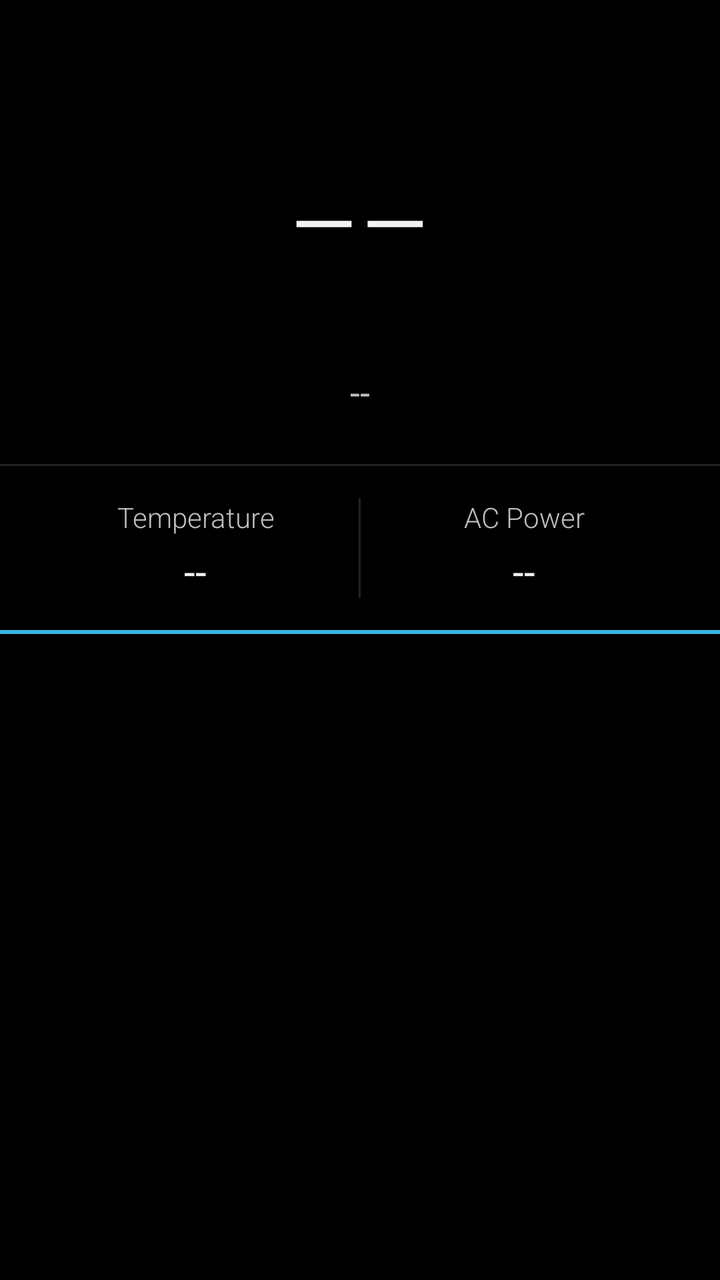
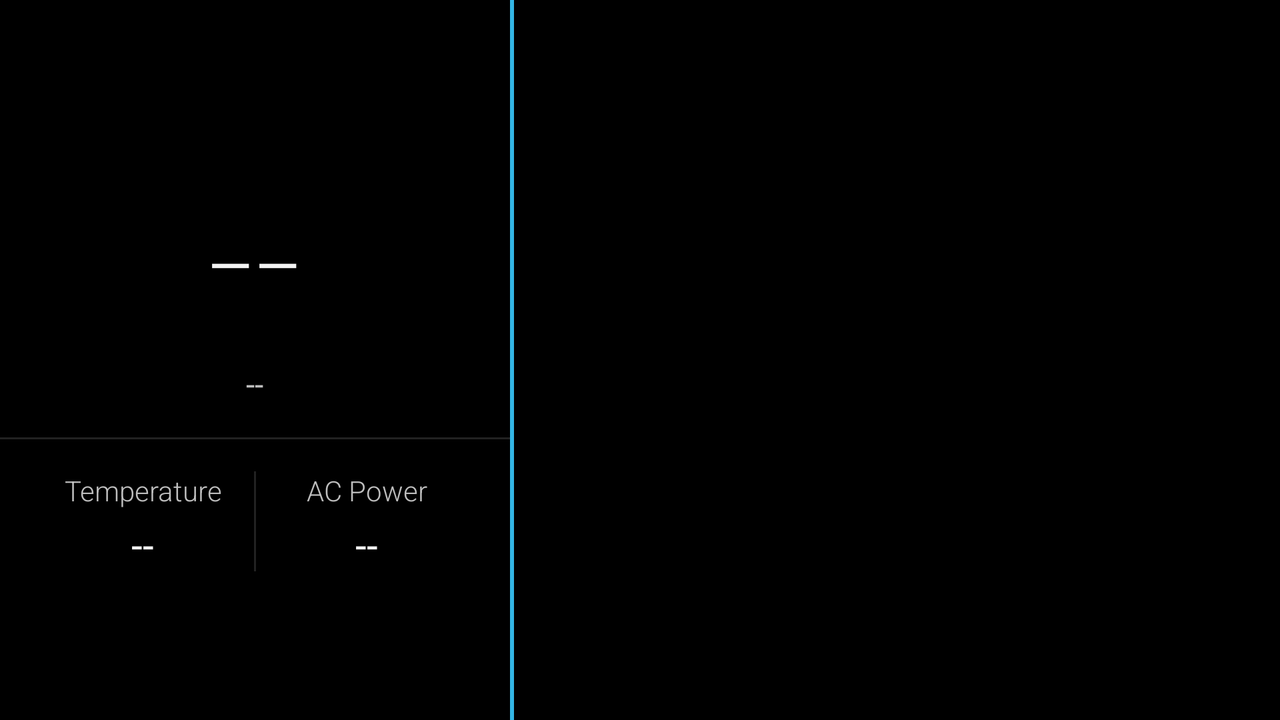

Two renders of one Android screen. The first uses the default layout on a phone; the second uses the alternative layout the repository ships for a different screen configuration, on a matching device. The two XML files are below.
<!-- AndroidManifest.xml: application theme android:Theme.Holo -->
<!-- res/layout/activity_main.xml -->
<?xml version="1.0" encoding="utf-8"?>
<LinearLayout xmlns:android="http://schemas.android.com/apk/res/android"
    xmlns:app="http://schemas.android.com/apk/res-auto"
    android:layout_width="match_parent"
    android:layout_height="match_parent"
    android:orientation="vertical">

    
    <LinearLayout
        android:layout_width="match_parent"
        android:layout_height="wrap_content"
        android:orientation="vertical"
        android:padding="24dp"
        android:gravity="center">

        <androidx.appcompat.widget.AppCompatTextView
            android:id="@+id/tvChargeLarge"
            android:layout_width="match_parent"
            android:layout_height="wrap_content"
            android:text="--"
            android:textColor="?android:attr/textColorPrimary"
            android:fontFamily="sans-serif-thin"
            android:textSize="120sp"
            android:gravity="center"
            android:maxLines="1"
            app:autoSizeTextType="uniform"
            app:autoSizeMinTextSize="40sp"
            app:autoSizeMaxTextSize="120sp"
            app:autoSizeStepGranularity="2sp" />
            
        <TextView
            android:id="@+id/tvChargeState"
            android:layout_width="wrap_content"
            android:layout_height="wrap_content"
            android:text="--"
            android:textColor="?android:attr/textColorSecondary"
            android:fontFamily="sans-serif"
            android:textSize="18sp"
            android:gravity="center" />
    </LinearLayout>

    <View android:layout_width="match_parent" android:layout_height="1dp" android:background="#222222" />

    
    <LinearLayout
        android:layout_width="match_parent"
        android:layout_height="wrap_content"
        android:orientation="horizontal"
        android:padding="16dp">

        <LinearLayout
            android:layout_width="0dp"
            android:layout_weight="1"
            android:layout_height="wrap_content"
            android:orientation="vertical"
            android:gravity="center">
            <TextView
                android:layout_width="wrap_content"
                android:layout_height="wrap_content"
                android:text="@string/main_label_temperature"
                android:textColor="?android:attr/textColorSecondary"
                android:fontFamily="sans-serif-light"
                android:textSize="14sp"
                android:gravity="center" />
            <TextView
                android:id="@+id/tvTemp"
                android:layout_width="wrap_content"
                android:layout_height="wrap_content"
                android:text="--"
                android:textColor="?android:attr/textColorPrimary"
                android:fontFamily="sans-serif"
                android:textSize="20sp"
                android:layout_marginTop="4dp"
                android:gravity="center" />
        </LinearLayout>

        <View android:layout_width="1dp" android:layout_height="match_parent" android:background="#222222" />

        <LinearLayout
            android:layout_width="0dp"
            android:layout_weight="1"
            android:layout_height="wrap_content"
            android:orientation="vertical"
            android:gravity="center">
            <TextView
                android:layout_width="wrap_content"
                android:layout_height="wrap_content"
                android:text="@string/main_label_ac_power"
                android:textColor="?android:attr/textColorSecondary"
                android:fontFamily="sans-serif-light"
                android:textSize="14sp"
                android:gravity="center" />
            <TextView
                android:id="@+id/tvAcPower"
                android:layout_width="wrap_content"
                android:layout_height="wrap_content"
                android:text="--"
                android:textColor="?android:attr/textColorPrimary"
                android:fontFamily="sans-serif"
                android:textSize="20sp"
                android:layout_marginTop="4dp"
                android:gravity="center" />
        </LinearLayout>

    </LinearLayout>

    <View android:layout_width="match_parent" android:layout_height="2dp" android:background="@android:color/holo_blue_light" />

    
    <ScrollView
        android:layout_width="match_parent"
        android:layout_height="0dp"
        android:layout_weight="1"
        android:fillViewport="true"
        android:background="#000000">

        <TextView
            android:id="@+id/tvLog"
            android:layout_width="match_parent"
            android:layout_height="wrap_content"
            android:text=""
            android:fontFamily="monospace"
            android:textColor="#00FF00"
            android:padding="16dp" />

    </ScrollView>

</LinearLayout>
<!-- resources referenced by this layout -->
<resources>
  <string name="main_label_ac_power">AC Power</string>
  <string name="main_label_temperature">Temperature</string>
</resources>
<!-- res/layout-land/activity_main.xml (the repository's variant of the layout above) -->
<!-- drawn on the phone turned sideways -->
<?xml version="1.0" encoding="utf-8"?>
<LinearLayout xmlns:android="http://schemas.android.com/apk/res/android"
    xmlns:app="http://schemas.android.com/apk/res-auto"
    android:layout_width="match_parent"
    android:layout_height="match_parent"
    android:orientation="horizontal">

    
    <ScrollView
        android:layout_width="0dp"
        android:layout_height="match_parent"
        android:layout_weight="1"
        android:fillViewport="true">

        <LinearLayout
            android:layout_width="match_parent"
            android:layout_height="wrap_content"
            android:orientation="vertical"
            android:gravity="center_vertical">

            
            <LinearLayout
                android:layout_width="match_parent"
                android:layout_height="wrap_content"
                android:orientation="vertical"
                android:padding="16dp"
                android:gravity="center">

                <androidx.appcompat.widget.AppCompatTextView
                    android:id="@+id/tvChargeLarge"
                    android:layout_width="match_parent"
                    android:layout_height="wrap_content"
                    android:text="--"
                    android:textColor="?android:attr/textColorPrimary"
                    android:fontFamily="sans-serif-thin"
                    android:textSize="80sp"
                    android:gravity="center"
                    android:maxLines="1"
                    app:autoSizeTextType="uniform"
                    app:autoSizeMinTextSize="20sp"
                    app:autoSizeMaxTextSize="80sp"
                    app:autoSizeStepGranularity="2sp" />
                    
                <TextView
                    android:id="@+id/tvChargeState"
                    android:layout_width="wrap_content"
                    android:layout_height="wrap_content"
                    android:text="--"
                    android:textColor="?android:attr/textColorSecondary"
                    android:fontFamily="sans-serif"
                    android:textSize="16sp"
                    android:gravity="center" />
            </LinearLayout>

            <View android:layout_width="match_parent" android:layout_height="1dp" android:background="#222222" />

            
            <LinearLayout
                android:layout_width="match_parent"
                android:layout_height="wrap_content"
                android:orientation="horizontal"
                android:padding="16dp">

                <LinearLayout
                    android:layout_width="0dp"
                    android:layout_weight="1"
                    android:layout_height="wrap_content"
                    android:orientation="vertical"
                    android:gravity="center">
                    <TextView
                        android:layout_width="wrap_content"
                        android:layout_height="wrap_content"
                        android:text="@string/main_label_temperature"
                        android:textColor="?android:attr/textColorSecondary"
                        android:fontFamily="sans-serif-light"
                        android:textSize="14sp"
                        android:gravity="center" />
                    <TextView
                        android:id="@+id/tvTemp"
                        android:layout_width="wrap_content"
                        android:layout_height="wrap_content"
                        android:text="--"
                        android:textColor="?android:attr/textColorPrimary"
                        android:fontFamily="sans-serif"
                        android:textSize="20sp"
                        android:layout_marginTop="4dp"
                        android:gravity="center" />
                </LinearLayout>

                <View android:layout_width="1dp" android:layout_height="match_parent" android:background="#222222" />

                <LinearLayout
                    android:layout_width="0dp"
                    android:layout_weight="1"
                    android:layout_height="wrap_content"
                    android:orientation="vertical"
                    android:gravity="center">
                    <TextView
                        android:layout_width="wrap_content"
                        android:layout_height="wrap_content"
                        android:text="@string/main_label_ac_power"
                        android:textColor="?android:attr/textColorSecondary"
                        android:fontFamily="sans-serif-light"
                        android:textSize="14sp"
                        android:gravity="center" />
                    <TextView
                        android:id="@+id/tvAcPower"
                        android:layout_width="wrap_content"
                        android:layout_height="wrap_content"
                        android:text="--"
                        android:textColor="?android:attr/textColorPrimary"
                        android:fontFamily="sans-serif"
                        android:textSize="20sp"
                        android:layout_marginTop="4dp"
                        android:gravity="center" />
                </LinearLayout>
            </LinearLayout>
        </LinearLayout>
    </ScrollView>

    <View android:layout_width="2dp" android:layout_height="match_parent" android:background="@android:color/holo_blue_light" />

    
    <ScrollView
        android:layout_width="0dp"
        android:layout_height="match_parent"
        android:layout_weight="1.5"
        android:fillViewport="true"
        android:background="#000000">

        <TextView
            android:id="@+id/tvLog"
            android:layout_width="match_parent"
            android:layout_height="wrap_content"
            android:text=""
            android:fontFamily="monospace"
            android:textColor="#00FF00"
            android:padding="16dp" />

    </ScrollView>

</LinearLayout>
